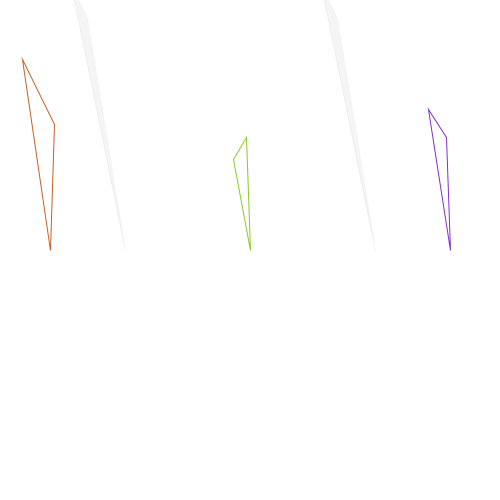
Frame 1 (no input)
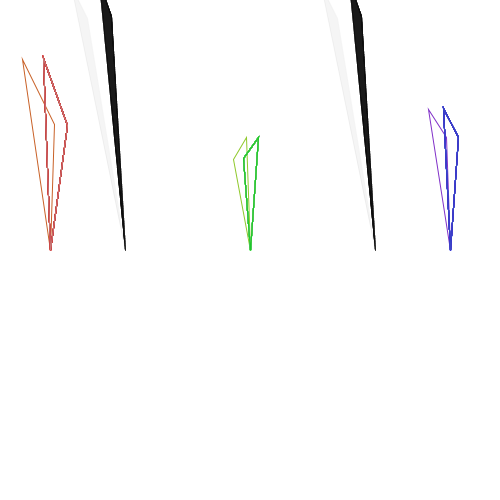
Frame 60 (the mouse pressed at the canvas centre just before this capture)
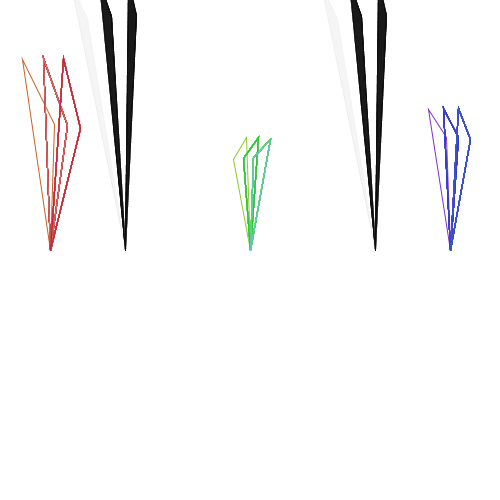
Frame 120 (the mouse held since frame 60 and released just before this capture)

The Processing sketch that drew these frames (run headless with seeded random() and noise(); from frame 60 on, the mouse is pressed at the canvas centre):

// Processing sketch: processing_171154
// ── processing_171154.pde

void setup(){
 size(500,500);
background(255);
smooth();

}

void draw(){
  fill(255,30);

 pushMatrix();
/*noStroke();
colorMode(HSB, 100);
for (int l = 0; l < 100; l++) {
for (int j = 0; j < 100; j++) {
  point(l, j);
  stroke(l, j, 100);
*/ 
    translate(50,250);
    /*
  colorMode(HSB,100);
    for (int a=1; a<100; a++){
      for(int b=1; b<100; b++){
        point(a,b);
    float farbe=map(color(a,b),0,100,0,2*PI);
    */
    noFill();


  stroke((200),random(150),random(150));
float sec=map(second(),0,59,0,2*PI);
rotate(sec);
triangle(0,0,-60,-110,-120,-150);
      

popMatrix();

pushMatrix();
stroke(random(150),(200),random(180));
noFill();
translate(250,250);
float sek=map(second(),0,59,0,2*PI);
rotate(sek);
triangle(0,0,-60,-70,-60,-95);
popMatrix();

pushMatrix();
stroke(random(150),random(150),(200));
noFill();
translate(450,250);
float stu=map(second(),0,59,0,2*PI);
rotate(stu);
triangle(0,0,-60,-95,-90,-110);
popMatrix();

pushMatrix();
float grey=map(minute()/2,255,250,250,2*PI);
stroke(grey,10);
fill(grey,10);
translate(375,250);
float stun=map(second(),0,59,0,2*PI);
rotate(stun);
triangle(0,0,-150,-180,-180,-200);
popMatrix();

pushMatrix();
float grei=map(minute()/2,255,250,250,2*PI);
stroke(grei,10);
fill(grei,10);
translate(125,250);
float stund=map(second(),0,59,0,2*PI);
rotate(stund);
triangle(0,0,-150,-180,-180,-200);
popMatrix();
/*
pushMatrix();
fill(230,10);
noStroke();
translate(0,mouseY);
ellipse(0,0,50,50);
ellipse(75,0,50,50);
ellipse(150,0,50,50);
ellipse(225,0,50,50);
ellipse(300,0,50,50);
ellipse(325,0,50,50);
ellipse(400,0,50,50);
ellipse(425,0,50,50);
ellipse(500,0,50,50);
popMatrix();
*/


}
